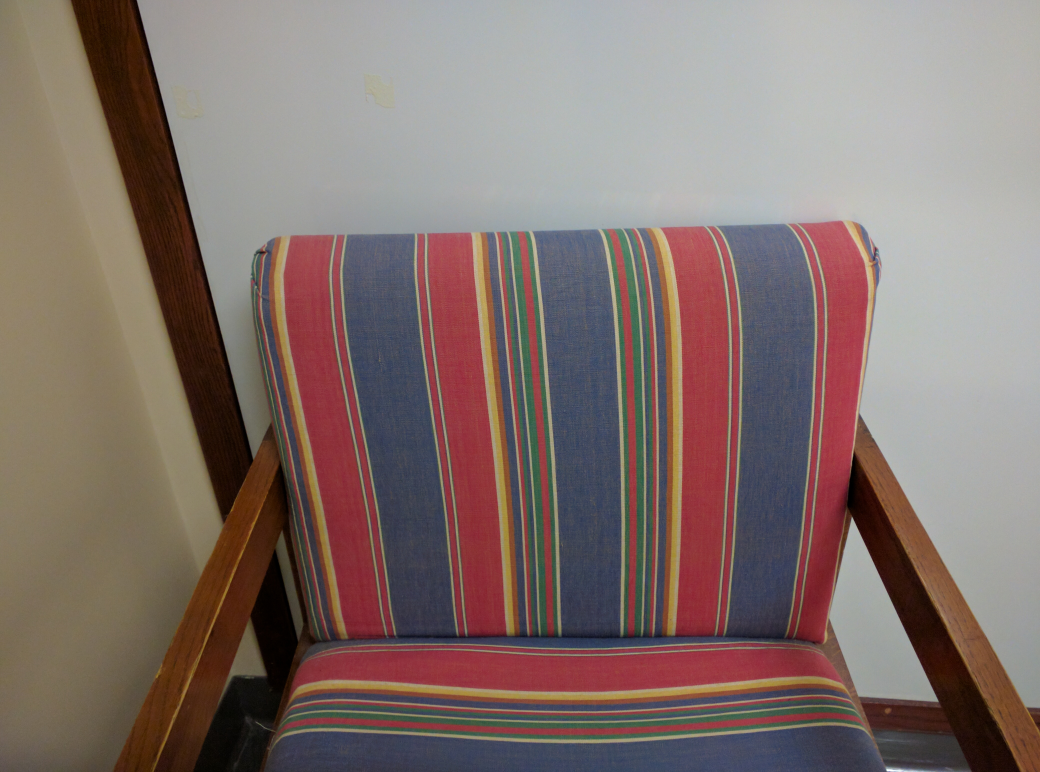
#> input picture individual_modules/image_processing_with_python/data/chair.jpg, 4160 x 3088 px (shown at 1/4 size)
$ jupyter execute skimage_images.ipynb   (shell and % lines are left out)
#> lines starting #> are read from the running program, lines starting #| are printed output that depends on the picture
# Working with scikit-image

```{admonition} Questions
:class: note

- How can the scikit-image Python computer vision library be used to work with images?
```

```{admonition} Objectives
:class: tip

- Read and save images with imageio.
- Display images with Matplotlib.
- Resize images with scikit-image.
- Perform simple image thresholding with NumPy array operations.
- Extract sub-images using array slicing.
```

We have covered much of how images are represented in computer software. In this episode we will learn some more methods
for accessing and changing digital images.

First, import the packages needed for this episode

[cell 1]
import imageio.v3 as iio
import ipympl
import matplotlib.pyplot as plt
import numpy as np
import skimage as ski

## Reading, displaying, and saving images

Imageio provides intuitive functions for reading and writing (saving) images.
All of the popular image formats, such as BMP, PNG, JPEG, and TIFF are supported,
along with several more esoteric formats. Check the
[Supported Formats docs](https://imageio.readthedocs.io/en/stable/formats/index.html)
for a list of all formats.
Matplotlib provides a large collection of plotting utilities.

Let us examine a simple Python program to load, display,
and save an image to a different format.
Here are the first few lines:

[cell 2]
"""Python program to open, display, and save an image."""
# read image
chair = iio.imread(uri="data/chair.jpg")
#> chair is the input picture: shape (3088, 4160, 3); mean R, G, B 130.6, 113.4, 108.5

We use the `iio.imread()` function to read a JPEG image entitled **chair.jpg**.
Imageio reads the image, converts it from JPEG into a NumPy array,
and returns the array; we save the array in a variable named `chair`.

Next, we will do something with the image:

[cell 3]
fig, ax = plt.subplots()
ax.imshow(chair)

Once we have the image in the program,
we first call `fig, ax = plt.subplots()` so that we will have
a fresh figure with a set of axes independent from our previous calls.
Next we call `ax.imshow()` in order to display the image.

Now, we will save the image in another format:

[cell 4]
# save a new version in .tif format
iio.imwrite(uri="data/chair.tif", image=chair)

The final statement in the program, `iio.imwrite(uri="data/chair.tif", image=chair)`,
writes the image to a file named `chair.tif` in the `data/` directory.
The `imwrite()` function automatically determines the type of the file,
based on the file extension we provide.
In this case, the `.tif` extension causes the image to be saved as a TIFF.

```{admonition} Metadata, revisited
:class: note
Remember, as mentioned in the previous section, *images saved with `imwrite()`
will not retain all metadata associated with the original image
that was loaded into Python!*
If the image metadata is important to you, be sure to **always keep an unchanged
copy of the original image!**
```

```{admonition} Extensions do not always dictate file type
:class: note
The `iio.imwrite()` function automatically uses the file type we specify in
the file name parameter's extension.
Note that this is not always the case.
For example, if we are editing a document in Microsoft Word,
and we save the document as `paper.pdf` instead of `paper.docx`,
the file *is not* saved as a PDF document.
```

```{admonition} Named versus positional arguments
:class: note
When we call functions in Python,
there are two ways we can specify the necessary arguments.
We can specify the arguments *positionally*, i.e.,
in the order the parameters appear in the function definition,
or we can use *named arguments*.

For example, the `iio.imwrite()`
[function definition](https://imageio.readthedocs.io/en/stable/_autosummary/imageio.v3.imwrite.html)
specifies two parameters,
the resource to save the image to (e.g., a file name, an http address) and
the image to write to disk.
So, we could save the chair image in the sample code above
using positional arguments like this:

`iio.imwrite("data/chair.tif", image)`

Since the function expects the first argument to be the file name,
there is no confusion about what `"data/chair.jpg"` means. The same goes
for the second argument.

The style we will use in this workshop is to name each argument, like this:

`iio.imwrite(uri="data/chair.tif", image=image)`

This style will make it easier for you to learn how to use the variety of
functions we will cover in this workshop.
```

### Exercise: Resizing an image (10 min)

Using the `chair.jpg` image located in the data folder,
write a Python script to read your image into a variable named `chair`.
Then, resize the image to 10 percent of its current size using these lines of code:

~~~python
new_shape = (chair.shape[0] // 10, chair.shape[1] // 10, chair.shape[2])
resized_chair = ski.transform.resize(image=chair, output_shape=new_shape)
resized_chair = ski.util.img_as_ubyte(resized_chair)
~~~

As it is used here,
the parameters to the `ski.transform.resize()` function are
the image to transform, `chair`,
the dimensions we want the new image to have, `new_shape`.

Note that the pixel values in the new image are an approximation of
the original values and should not be confused with actual, observed
data. This is because scikit-image interpolates the pixel values when
reducing or increasing the size of an
image. `ski.transform.resize` has a number of optional
parameters that allow the user to control this interpolation. You
can find more details in the [scikit-image
documentation](https://scikit-image.org/docs/stable/api/skimage.transform.html#skimage.transform.resize).

Image files on disk are normally stored as whole numbers for space efficiency,
but transformations and other math operations often result in
conversion to floating point numbers.
Using the `ski.util.img_as_ubyte()` method converts it back to whole numbers
before we save it back to disk.
If we don't convert it before saving,
`iio.imwrite()` may not recognise it as image data.

Next, write the resized image out to a new file named `resized.jpg`
in your data directory.
Finally, use `ax.imshow()` with each of your image variables to display
both images in your notebook.
Don't forget to use `fig, ax = plt.subplots()` so you don't overwrite
the first image with the second.
Images may appear the same size in jupyter,
but you can see the size difference by comparing the scales for each.
You can also see the difference in file storage size on disk by
hovering your mouse cursor over the original
and the new files in the Jupyter file browser, using `ls -l` in your shell
(`dir` with Windows PowerShell), or viewing file sizes in the OS file browser if it is configured so.

```{admonition} Solution
:class: dropdown
Here is what your Python script might look like.

~~~python
"""Python script to read an image, resize it, and save it under a different name."""

# read in image
chair = iio.imread(uri="data/chair.jpg")

# resize the image
new_shape = (chair.shape[0] // 10, chair.shape[1] // 10, chair.shape[2])
resized_chair = ski.transform.resize(image=chair, output_shape=new_shape)
resized_chair = ski.util.img_as_ubyte(resized_chair)

# write out image
iio.imwrite(uri="data/resized_chair.jpg", image=resized_chair)

# display images
fig, ax = plt.subplots()
ax.imshow(chair)
fig, ax = plt.subplots()
ax.imshow(resized_chair)
~~~

The script resizes the `data/chair.jpg` image by a factor of 10 in both dimensions,
saves the result to the `data/resized_chair.jpg` file,
and displays original and resized for comparision.
```

## Manipulating pixels

In [the *Image Basics* episode](image_basics.ipynb),
we individually manipulated the colours of pixels by changing the numbers stored
in the image's NumPy array. Let's apply the principles learned there
along with some new principles to a real world example.

Suppose we are interested in this maize root cluster image.
We want to be able to focus our program's attention on the roots themselves,
while ignoring the black background.

Since the image is stored as an array of numbers,
we can simply look through the array for pixel colour values that are
less than some threshold value.
This process is called *thresholding*,
and we will see more powerful methods to perform the thresholding task in
[the *Thresholding* episode](thresholding.ipynb).
Here, though, we will look at a simple and elegant NumPy method for thresholding.
Let us develop a program that keeps only the pixel colour values in an image
that have value greater than or equal to 128.
This will keep the pixels that are brighter than half of "full brightness",
i.e., pixels that do not belong to the black background.

We will start by reading the image and displaying it.

```{admonition} Loading images with imageio: Read-only arrays
:class: note
When loading an image with imageio, in certain situations the image is stored in a read-only array. If you attempt to manipulate the pixels in a read-only array, you will receive an error message `ValueError: assignment destination is read-only`. In order to make the image array writeable, we can create a copy with `image = np.array(image)` before manipulating the pixel values.
```

[cell 5]
"""Python script to ignore low intensity pixels in an image."""

# read input image
maize_roots = iio.imread(uri="data/maize-root-cluster.jpg")
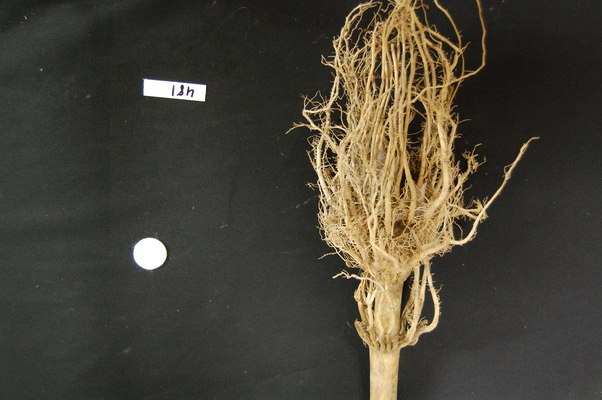
#> input picture individual_modules/image_processing_with_python/data/maize-root-cluster.jpg, 602 x 400 px
#> maize_roots is the input picture: shape (400, 602, 3); mean R, G, B 70.5, 66.4, 54.5
maize_roots = np.array(maize_roots)

# display original image
fig, ax = plt.subplots()
ax.imshow(maize_roots)

Now we can threshold the image and display the result.

[cell 6]
# keep only high-intensity pixels
maize_roots[maize_roots < 128] = 0
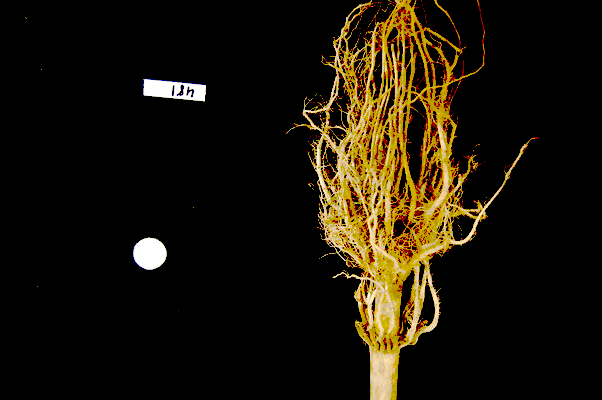
#> maize_roots: shape (400, 602, 3); mean R, G, B 27.3, 20.7, 7.7

# display modified image
fig, ax = plt.subplots()
ax.imshow(maize_roots)

The NumPy command to ignore all low-intensity pixels is `roots[roots < 128] = 0`.
Every pixel colour value in the whole 3-dimensional array with a value less
that 128 is set to zero.
In this case,
the result is an image in which the extraneous background detail has been removed.

## Converting colour images to grayscale

It is often easier to work with grayscale images, which have a single channel,
instead of colour images, which have three channels.
scikit-image offers the function `ski.color.rgb2gray()` to achieve this.
This function adds up the three colour channels in a way that matches
human colour perception,
see [the scikit-image documentation for details](https://scikit-image.org/docs/dev/api/skimage.color.html#skimage.color.rgb2gray).
It returns a grayscale image with floating point values in the range from 0 to 1.
We can use the function `ski.util.img_as_ubyte()` in order to convert it back to the
original data type and the data range back 0 to 255.
Note that it is often better to use image values represented by floating point values,
because using floating point numbers is numerically more stable.

```{admonition} Colour and color
:class: note
The Carpentries generally prefers UK English spelling,
which is why we use "colour" in the explanatory text of this lesson.
However, scikit-image contains many modules and functions that include
the US English spelling, `color`.
The exact spelling matters here,
e.g. you will encounter an error if you try to run `ski.colour.rgb2gray()`.
To account for this, we will use the US English spelling, `color`,
in example Python code throughout the lesson.
You will encounter a similar approach with "centre" and `center`.
```

[cell 7]
"""Python script to load a color image as grayscale."""

# read input image
chair = iio.imread(uri="data/chair.jpg")

# display original image
fig, ax = plt.subplots()
ax.imshow(chair)

# convert to grayscale and display
gray_chair = ski.color.rgb2gray(chair)
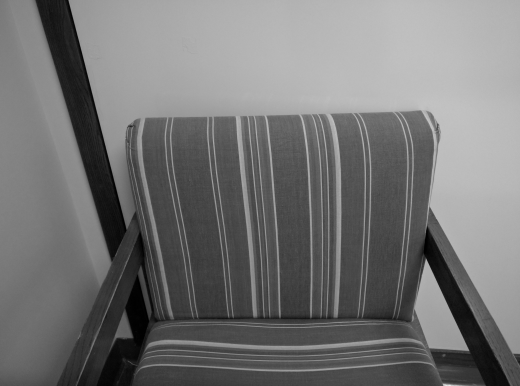
#> gray_chair: shape (3088, 4160) float64 (shown at 1/8 size); min 0, max 1, mean 0.458
fig, ax = plt.subplots()
ax.imshow(gray_chair, cmap="gray")

We can also load colour images as grayscale directly by
passing the argument `mode="L"` to `iio.imread()`.

[cell 8]
"""Python script to load a color image as grayscale."""

# read input image, based on filename parameter
gray_chair = iio.imread(uri="data/chair.jpg", mode="L")

# display grayscale image
fig, ax = plt.subplots()
ax.imshow(gray_chair, cmap="gray")

The first argument to `iio.imread()` is the filename of the image.
The second argument `mode="L"` determines the type and range of the pixel values in the image (e.g., an 8-bit pixel has a range of 0-255). This argument is forwarded to the `pillow` backend, a Python imaging library for which mode "L" means 8-bit pixels and single-channel (i.e., grayscale). The backend used by `iio.imread()` may be specified as an optional argument: to use `pillow`, you would
pass `plugin="pillow"`. If the backend is not specified explicitly, `iio.imread()` determines the backend to use based on the image type.

```{admonition} Loading images with imageio: Pixel type and depth
:class: note
When loading an image with `mode="L"`, the pixel values are stored as 8-bit integer numbers that can take values in the range 0-255. However, pixel values may also be stored with other types and ranges. For example, some scikit-image functions return the pixel values as floating point numbers in the range 0-1. The type and range of the pixel values are important for the colorscale when plotting, and for masking and thresholding images as we will see later in the lesson. If you are unsure about the type of the pixel values, you can inspect it with `print(image.dtype)`. For the example above, you should find that it is `dtype('uint8')` indicating 8-bit integer numbers.
```

### Exercise: Keeping only low intensity pixels (10 min)

A little earlier, we showed how we could use Python and scikit-image to turn
on only the high intensity pixels from an image, while turning all the low
intensity pixels off.
Now, you can practice doing the opposite - keeping all
the low intensity pixels while changing the high intensity ones.

The file `data/sudoku.png` is an RGB image of a sudoku puzzle:

Your task is to load the image in grayscale format and turn all of
the bright pixels in the image to a
light gray colour. In other words, mask the bright pixels that have
a pixel value greater than, say, 192 and set their value to 192 (the
value 192 is chosen here because it corresponds to 75% of the
range 0-255 of an 8-bit pixel). The results should look like this:

*Hint: the `cmap`, `vmin`, and `vmax` parameters of `matplotlib.pyplot.imshow`
will be needed to display the modified image as desired. See the [Matplotlib
documentation](https://matplotlib.org/stable/api/_as_gen/matplotlib.pyplot.imshow.html)
for more details on `cmap`, `vmin`, and `vmax`.*

```{admonition} Solution
:class: dropdown
First, load the image file `data/sudoku.png` as a grayscale image.
Note we may want to create a copy of the image array to avoid modifying our original variable and
also because `imageio.v3.imread` sometimes returns a non-writeable image.

~~~python
sudoku = iio.imread(uri="data/sudoku.png", mode="L")
sudoku_gray_background = np.array(sudoku)
~~~

Then change all bright pixel values greater than 192 to 192:

~~~python
sudoku_gray_background[sudoku_gray_background > 192] = 192
~~~

Finally, display the original and modified images side by side. Note that we have to specify `vmin=0` and `vmax=255` as the range of the colorscale because it would otherwise automatically adjust to the new range 0-192.

~~~python
fig, ax = plt.subplots(ncols=2)
ax[0].imshow(sudoku, cmap="gray", vmin=0, vmax=255)
ax[1].imshow(sudoku_gray_background, cmap="gray", vmin=0, vmax=255)
~~~
```

```{admonition} Plotting single channel images (cmap, vmin, vmax)
:class: note
Compared to a colour image, a grayscale image contains only a single
intensity value per pixel. When we plot such an image with `ax.imshow`,
Matplotlib uses a colour map, to assign each intensity value a colour.
The default colour map is called "viridis" and maps low values to purple
and high values to yellow. We can instruct Matplotlib to map low values
to black and high values to white instead, by calling `ax.imshow` with
`cmap="gray"`.
[The documentation contains an overview of pre-defined colour maps](https://matplotlib.org/stable/gallery/color/colormap_reference.html).

Furthermore, Matplotlib determines the minimum and maximum values of
the colour map dynamically from the image, by default. That means that in
an image where the minimum is 64 and the maximum is 192, those values
will be mapped to black and white respectively (and not dark gray and light
gray as you might expect). If there are defined minimum and maximum vales,
you can specify them via `vmin` and `vmax` to get the desired output.

If you forget about this, it can lead to unexpected results. Try removing
the `vmax` parameter from the sudoku challenge solution and see what happens.
```

## Access via slicing

As noted in the previous lesson scikit-image images are stored as NumPy arrays,
so we can use array slicing to select rectangular areas of an image.
Then, we can save the selection as a new image, change the pixels in the image,
and so on.
It is important to
remember that coordinates are specified in *(ry, cx)* order and that colour values
are specified in *(r, g, b)* order when doing these manipulations.

Consider this image of a whiteboard, and suppose that we want to create a
sub-image with just the portion that says "odd + even = odd," along with the
red box that is drawn around the words.

Using `matplotlib.pyplot.imshow`
we can determine the coordinates of the corners of the area we wish to extract
by hovering the mouse near the points of interest and noting the coordinates
(remember to run `%matplotlib widget` first if you haven't already).
If we do that, we might settle on a rectangular
area with an upper-left coordinate of *(135, 60)*
and a lower-right coordinate of *(480, 150)*,
as shown in this version of the whiteboard picture:

Note that the coordinates in the preceding image are specified in *(cx, ry)* order.
Now if our entire whiteboard image is stored as a NumPy array named `image`,
we can create a new image of the selected region with a statement like this:

`clip = image[60:151, 135:481, :]`

Our array slicing specifies the range of y-coordinates or rows first, `60:151`,
and then the range of x-coordinates or columns, `135:481`.
Note we go one beyond the maximum value in each dimension,
so that the entire desired area is selected.
The third part of the slice, `:`,
indicates that we want all three colour channels in our new image.

A script to create the subimage would start by loading the image:

[cell 9]
"""Python script demonstrating image modification and creation via NumPy array slicing."""

# load and display original image
board = iio.imread(uri="data/board.jpg")
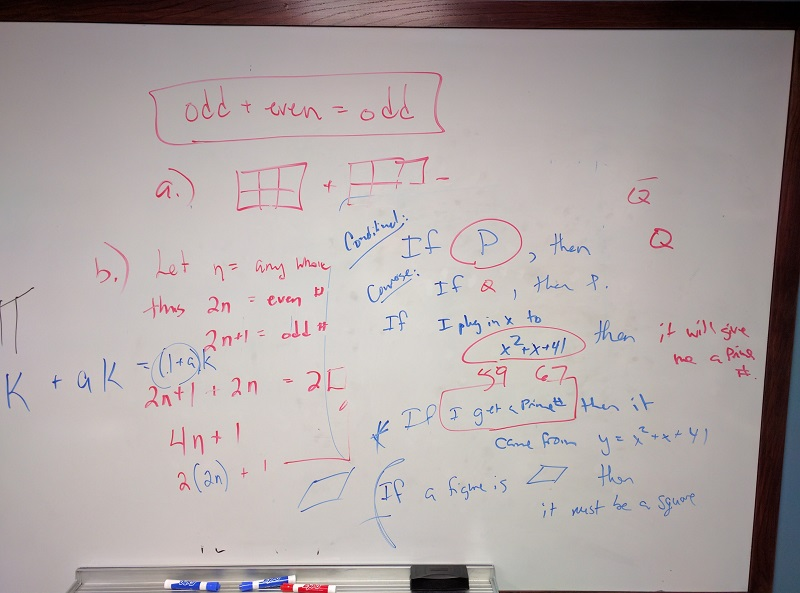
#> input picture individual_modules/image_processing_with_python/data/board.jpg, 800 x 593 px
#> board is the input picture: shape (593, 800, 3); mean R, G, B 174.7, 165.6, 165.2
#> (the rest of the program and of its run is left out)
